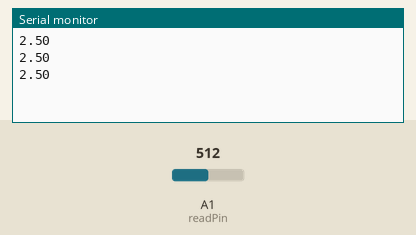
Bench run of a sketch on a simulated Arduino Uno, built with avr-gcc and run on an emulated ATmega328P. Parts: the last lines printed to the serial monitor. The test bench sets the inputs (shaded band); at power-on: A1 (readPin) = 512.

Above: at 1.3 s.
1.4 s: A1 (readPin) set to 716
At 1.9 s:
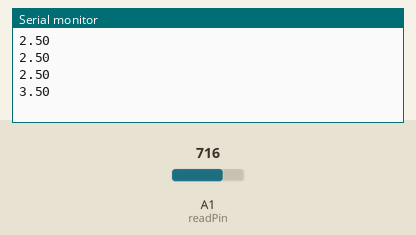
2.9 s: A1 (readPin) set to 900
At 3.4 s:
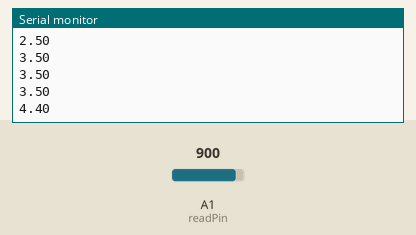
Timing chart, 0 to 5.9 s (numbered marks = the images above; inputs shaded):
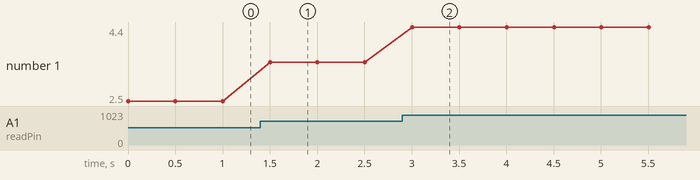

The sketch:

AnalogRead.ino
```cpp
int readPin = A1;
int readValue;
float V2 = 0;
int wait = 500;

void setup() {
  // put your setup code here, to run once:
  pinMode(readPin,INPUT);
  Serial.begin(9600);
}

void loop() {
  // put your main code here, to run repeatedly:
  readValue = analogRead(readPin);
  V2 = (5./1023.)*readValue;
  Serial.println(V2);
  delay(wait);
}
```

Measured:
- after the input at 1.4 s, the serial monitor: prints a new line after 0.10 s (image 1)
- after the input at 2.9 s, the serial monitor: prints a new line after 0.10 s (image 2)
- plotted number 1: 2.5 → 3.5 after the input at 1.4 s, 3.5 → 4.4 after the input at 2.9 s
